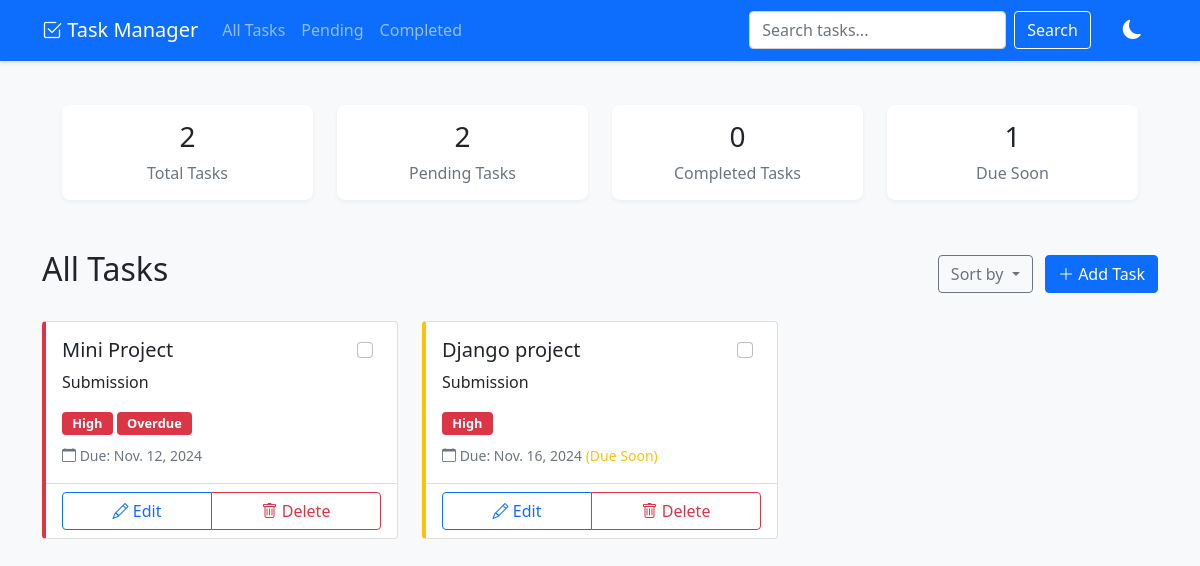
The page / on the database its author committed.
### myapp/models.py (models this page shows, shortened)
class Task(models.Model):
    PRIORITY_CHOICES = [
        ('low', 'Low'),
        ('medium', 'Medium'),
        ('high', 'High'),
    ]
    title = models.CharField(max_length=200)
    description = models.TextField()
    priority = models.CharField(max_length=10, choices=PRIORITY_CHOICES, default='medium')
    due_date = models.DateField()
    completed = models.BooleanField(default=False)
    created_at = models.DateTimeField(auto_now_add=True)
    updated_at = models.DateTimeField(auto_now=True)
    @property
    def is_due_soon(self):
        if self.due_date:
            return date.today() <= self.due_date <= date.today() + timedelta(days=3)
        return False
    @property
    def is_overdue(self):
        if self.due_date:
            return date.today() > self.due_date and not self.completed
        return False

### myapp/views.py (the view)
# urls.py: path('', views.task_list, name='task_list'),
def task_list(request):
    tasks = Task.objects.all()
    search_query = request.GET.get('search', '')
    if search_query:
        tasks = tasks.filter(
            Q(title__icontains=search_query) |
            Q(description__icontains=search_query)
        )
    filter_name = None
    filter_param = request.GET.get('filter', '')
    if filter_param == 'pending':
        tasks = tasks.filter(completed=False)
        filter_name = 'Pending Tasks'
    elif filter_param == 'completed':
        tasks = tasks.filter(completed=True)
        filter_name = 'Completed Tasks'
    sort_param = request.GET.get('sort', '')
    if sort_param == 'due_date':
        tasks = tasks.order_by('due_date')
    elif sort_param == 'priority':
        tasks = tasks.order_by('-priority')
    else:
        tasks = tasks.order_by('-created_at')
    context = {
        'tasks': tasks,
        'filter_name': filter_name,
        'search_query': search_query,
        'total_tasks': Task.objects.count(),
        'pending_tasks': Task.objects.filter(completed=False).count(),
        'completed_tasks': Task.objects.filter(completed=True).count(),
        'due_soon_tasks': Task.objects.filter(
            due_date__range=[date.today(), date.today() + timedelta(days=3)],
            completed=False
        ).count(),
    }
    return render(request, 'task_list.html', context)

### templates/task_list.html (shortened to what this page needs)
{% extends 'base.html' %}
{% block content %}
<div class="task-stats row">
    <div class="col-md-3">
        <div class="stat-card">
            <h3>{{ total_tasks }}</h3>
            <p class="text-muted mb-0">Total Tasks</p>
        </div>
    </div>
    <div class="col-md-3">
        <div class="stat-card">
            <h3>{{ pending_tasks }}</h3>
            <p class="text-muted mb-0">Pending Tasks</p>
        </div>
    </div>
    <div class="col-md-3">
        <div class="stat-card">
            <h3>{{ completed_tasks }}</h3>
            <p class="text-muted mb-0">Completed Tasks</p>
        </div>
    </div>
    <div class="col-md-3">
        <div class="stat-card">
            <h3>{{ due_soon_tasks }}</h3>
            <p class="text-muted mb-0">Due Soon</p>
        </div>
    </div>
</div>
<div class="d-flex justify-content-between align-items-center mb-4">
    <h2>{% if filter_name %}{{ filter_name }}{% else %}All Tasks{% endif %}</h2>
    <div>
        <div class="btn-group me-2">
            <button class="btn btn-outline-secondary dropdown-toggle" type="button" data-bs-toggle="dropdown">
                Sort by
            </button>
        </div>
        <a href="{% url 'task_create' %}" class="btn btn-primary">
            <i class="bi bi-plus-lg"></i> Add Task
        </a>
    </div>
</div>
<div class="row">
    {% for task in tasks %}
    <div class="col-md-6 col-lg-4 mb-4">
        <div class="card h-100 task-card {% if task.is_due_soon %}due-soon{% elif task.is_overdue %}overdue{% endif %}">
            <div class="card-body">
                <div class="d-flex justify-content-between align-items-start">
                    <h5 class="card-title">{{ task.title }}</h5>
                    <div class="form-check">
                        <input type="checkbox" class="form-check-input" {% if task.completed %}checked{% endif %}
                               onchange="toggleTaskStatus({{ task.pk }}, this.checked)">
                    </div>
                </div>
                <p class="card-text">{{ task.description }}</p>
                <div class="mb-2">
                    <span class="badge bg-{% if task.priority == 'high' %}danger{% elif task.priority == 'medium' %}warning{% else %}success{% endif %} priority-badge">
                        {{ task.priority|title }}
                    </span>
                    {% if task.is_overdue and not task.completed %}
                    <span class="badge bg-danger priority-badge">Overdue</span>
                    {% endif %}
                </div>
                <p class="card-text">
                    <small class="text-muted">
                        <i class="bi bi-calendar"></i> Due: {{ task.due_date }}
                        {% if task.is_due_soon and not task.completed %}
                        <span class="text-warning">(Due Soon)</span>
                        {% endif %}
                    </small>
                </p>
            </div>
            <div class="card-footer bg-transparent">
                <div class="btn-group w-100">
                    <a href="{% url 'task_update' task.pk %}" class="btn btn-outline-primary">
                        <i class="bi bi-pencil"></i> Edit
                    </a>
                    <a href="{% url 'task_delete' task.pk %}" class="btn btn-outline-danger"
                       onclick="return confirm('Are you sure you want to delete this task?')">
                        <i class="bi bi-trash"></i> Delete
                    </a>
                </div>
            </div>
        </div>
    </div>
    {% empty %}
    <div class="col-12">
        <div class="alert alert-info">
            <i class="bi bi-info-circle"></i> No tasks found. {% if search_query %}Try a different search term.{% else %}Create your first task!{% endif %}
        </div>
    </div>
    {% endfor %}
</div>
{% endblock %}

### templates/base.html (shortened to what this page needs)
{% load static %}
<!DOCTYPE html>
<html lang="en">
<head>
    <link href="https://cdn.jsdelivr.net/npm/bootstrap@5.1.3/dist/css/bootstrap.min.css" rel="stylesheet">
    <link rel="stylesheet" href="https://cdn.jsdelivr.net/npm/bootstrap-icons@1.8.1/font/bootstrap-icons.css">
    <link rel="stylesheet" href="{% static 'css/style.css' %}">
</head>
<body class="bg-light">
    <nav class="navbar navbar-expand-lg navbar-dark bg-primary">
        <div class="container">
            <a class="navbar-brand" href="{% url 'task_list' %}">
                <i class="bi bi-check2-square"></i> Task Manager
            </a>
            <div class="collapse navbar-collapse" id="navbarNav">
                <ul class="navbar-nav me-auto">
                    <li class="nav-item">
                        <a class="nav-link" href="{% url 'task_list' %}">All Tasks</a>
                    </li>
                    <li class="nav-item">
                        <a class="nav-link" href="{% url 'task_list' %}?filter=pending">Pending</a>
                    </li>
                    <li class="nav-item">
                        <a class="nav-link" href="{% url 'task_list' %}?filter=completed">Completed</a>
                    </li>
                </ul>
                <form class="d-flex" method="get" action="{% url 'task_list' %}">
                    <input class="form-control me-2" type="search" placeholder="Search tasks..." name="search" value="{{ request.GET.search }}">
                    <button class="btn btn-outline-light" type="submit">Search</button>
                </form>
                <button class="theme-toggle" onclick="toggleTheme()" title="Toggle theme">
                    <i class="bi bi-moon-fill" id="theme-icon"></i>
                </button>
            </div>
        </div>
    </nav>
    <div class="container mt-4">
        {% block content %}
        {% endblock %}
    </div>
</body>
</html>

### static/css/style.css (style rules this page uses)
.task-card { transition: transform 0.2s, box-shadow 0.2s; }
.priority-badge { font-size: 0.8rem; padding: 0.4em 0.8em; }
.navbar { box-shadow: 0 2px 4px rgba(0,0,0,0.1); }
.task-stats { background: #f8f9fa; border-radius: 10px; padding: 20px; margin-bottom: 30px; }
.stat-card { text-align: center; padding: 15px; border-radius: 8px; background: white; box-shadow: 0 2px 4px rgba(0,0,0,0.05); }
.due-soon { border-left: 4px solid #ffc107; }
.overdue { border-left: 4px solid #dc3545; }
.theme-toggle { padding: 0.5rem 1rem; margin-left: 1rem; border: none; background: transparent; color: white; cursor: pointer; transition: transform 0.2s; }
.theme-toggle i { font-size: 1.2rem; }

### rows shown on the page
Task: title "Mini Project", description "Submission", priority "High", shows "Overdue", due_date "Nov. 12, 2024"
Task: title "Django project", description "Submission", priority "High", due_date "Nov. 16, 2024", shows "(Due Soon)"

### other values the page prints
{{ total_tasks }} "2"
{{ pending_tasks }} "2"
{{ completed_tasks }} "0"
{{ due_soon_tasks }} "1"
